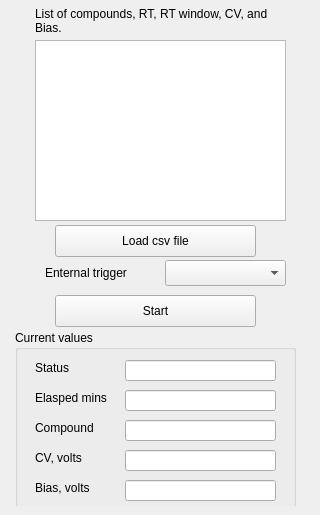
      <widget class="QWidget" name="CVparking">
       <attribute name="title">
        <string>CV parking</string>
       </attribute>
       <widget class="QFrame" name="frmCVparking">
        <property name="geometry">
         <rect>
          <x>0</x>
          <y>0</y>
          <width>311</width>
          <height>506</height>
         </rect>
        </property>
        <property name="frameShape">
         <enum>QFrame::Shape::NoFrame</enum>
        </property>
        <property name="frameShadow">
         <enum>QFrame::Shadow::Plain</enum>
        </property>
        <property name="lineWidth">
         <number>0</number>
        </property>
        <widget class="QGroupBox" name="gbCurrentValues">
         <property name="geometry">
          <rect>
           <x>15</x>
           <y>330</y>
           <width>281</width>
           <height>181</height>
          </rect>
         </property>
         <property name="title">
          <string>Current values</string>
         </property>
         <widget class="QLabel" name="label_140">
          <property name="geometry">
           <rect>
            <x>20</x>
            <y>30</y>
            <width>59</width>
            <height>16</height>
           </rect>
          </property>
          <property name="text">
           <string>Status</string>
          </property>
         </widget>
         <widget class="QLabel" name="label_141">
          <property name="geometry">
           <rect>
            <x>20</x>
            <y>60</y>
            <width>81</width>
            <height>16</height>
           </rect>
          </property>
          <property name="text">
           <string>Elasped mins</string>
          </property>
         </widget>
         <widget class="QLabel" name="label_151">
          <property name="geometry">
           <rect>
            <x>20</x>
            <y>120</y>
            <width>71</width>
            <height>16</height>
           </rect>
          </property>
          <property name="text">
           <string>CV, volts</string>
          </property>
         </widget>
         <widget class="QLabel" name="label_152">
          <property name="geometry">
           <rect>
            <x>20</x>
            <y>150</y>
            <width>71</width>
            <height>16</height>
           </rect>
          </property>
          <property name="text">
           <string>Bias, volts</string>
          </property>
         </widget>
         <widget class="QLineEdit" name="leFMstatus">
          <property name="geometry">
           <rect>
            <x>110</x>
            <y>30</y>
            <width>151</width>
            <height>21</height>
           </rect>
          </property>
          <property name="readOnly">
           <bool>true</bool>
          </property>
         </widget>
         <widget class="QLineEdit" name="leFMelasped">
          <property name="geometry">
           <rect>
            <x>110</x>
            <y>60</y>
            <width>151</width>
            <height>21</height>
           </rect>
          </property>
          <property name="readOnly">
           <bool>true</bool>
          </property>
         </widget>
         <widget class="QLineEdit" name="leFMcvVolts">
          <property name="geometry">
           <rect>
            <x>110</x>
            <y>120</y>
            <width>151</width>
            <height>21</height>
           </rect>
          </property>
          <property name="readOnly">
           <bool>true</bool>
          </property>
         </widget>
         <widget class="QLineEdit" name="leFMbiasVolts">
          <property name="geometry">
           <rect>
            <x>110</x>
            <y>150</y>
            <width>151</width>
            <height>21</height>
           </rect>
          </property>
          <property name="readOnly">
           <bool>true</bool>
          </property>
         </widget>
         <widget class="QLabel" name="label_163">
          <property name="geometry">
           <rect>
            <x>20</x>
            <y>90</y>
            <width>71</width>
            <height>16</height>
           </rect>
          </property>
          <property name="text">
           <string>Compound</string>
          </property>
         </widget>
         <widget class="QLineEdit" name="leFMcompound">
          <property name="geometry">
           <rect>
            <x>110</x>
            <y>90</y>
            <width>151</width>
            <height>21</height>
           </rect>
          </property>
          <property name="readOnly">
           <bool>true</bool>
          </property>
         </widget>
        </widget>
        <widget class="QLabel" name="label_139">
         <property name="geometry">
          <rect>
           <x>45</x>
           <y>265</y>
           <width>111</width>
           <height>16</height>
          </rect>
         </property>
         <property name="text">
          <string>Enternal trigger</string>
         </property>
        </widget>
        <widget class="QPushButton" name="pbFMloadCSV">
         <property name="geometry">
          <rect>
           <x>55</x>
           <y>225</y>
           <width>201</width>
           <height>32</height>
          </rect>
         </property>
         <property name="text">
          <string>Load csv file</string>
         </property>
        </widget>
        <widget class="QPushButton" name="pbFMstart">
         <property name="geometry">
          <rect>
           <x>55</x>
           <y>295</y>
           <width>201</width>
           <height>32</height>
          </rect>
         </property>
         <property name="text">
          <string>Start</string>
         </property>
        </widget>
        <widget class="QComboBox" name="comboFMtrig">
         <property name="geometry">
          <rect>
           <x>165</x>
           <y>260</y>
           <width>121</width>
           <height>26</height>
          </rect>
         </property>
        </widget>
        <widget class="QTextEdit" name="textCVparkList">
         <property name="geometry">
          <rect>
           <x>35</x>
           <y>40</y>
           <width>251</width>
           <height>181</height>
          </rect>
         </property>
         <property name="lineWrapMode">
          <enum>QTextEdit::LineWrapMode::NoWrap</enum>
         </property>
        </widget>
        <widget class="QLabel" name="label_138">
         <property name="geometry">
          <rect>
           <x>35</x>
           <y>0</y>
           <width>251</width>
           <height>41</height>
          </rect>
         </property>
         <property name="text">
          <string>List of compounds, RT, RT window, CV, and Bias.</string>
         </property>
         <property name="wordWrap">
          <bool>true</bool>
         </property>
        </widget>
       </widget>
      </widget>
